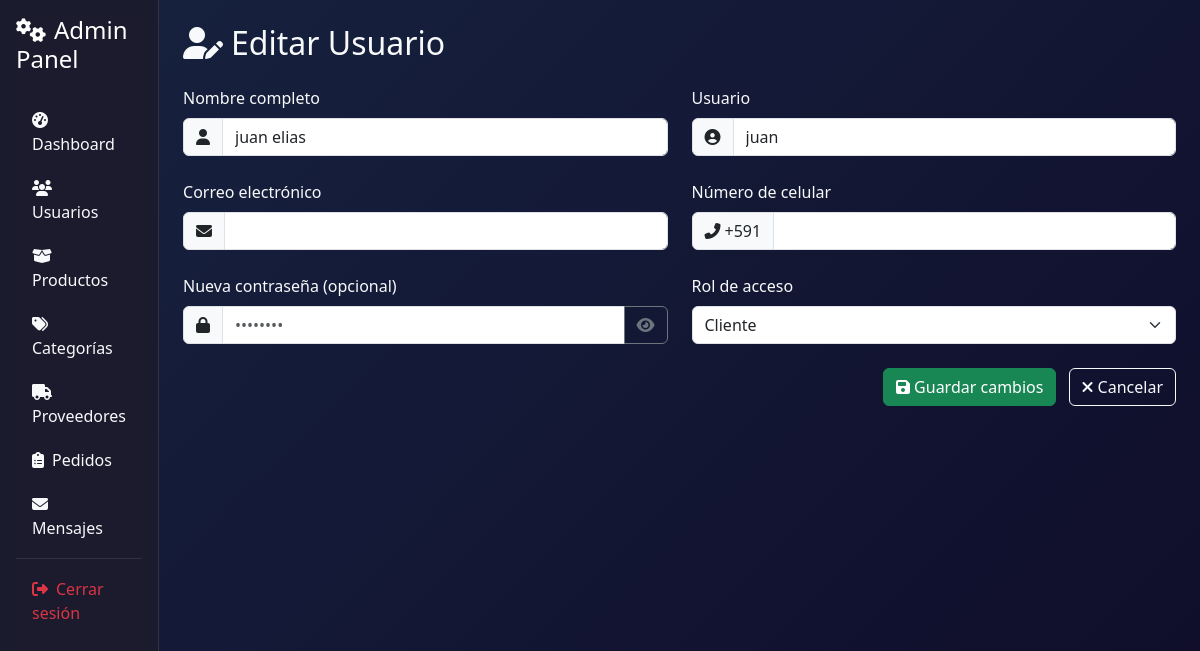
The page /admin/usuarios/editar/2 (signed in) on the database as committed earlier.
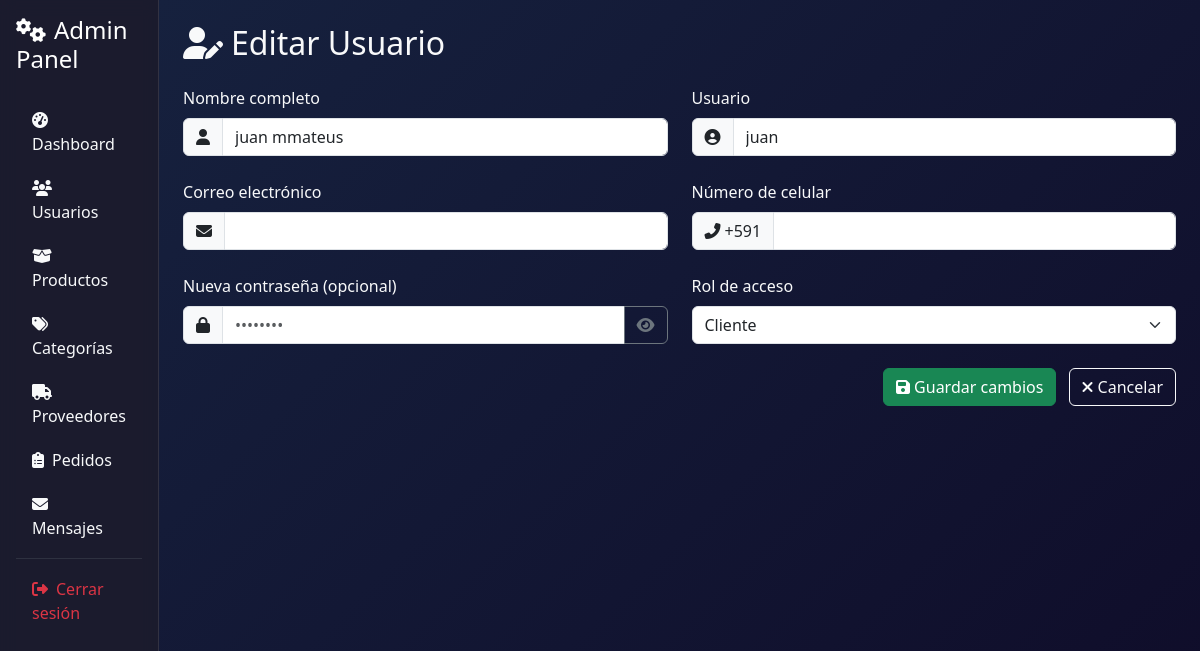
The same page on the database as committed later.
### models/usuario.py (models this page shows, shortened)
class Usuario(db.Model):
    __tablename__ = 'usuarios'
    id = db.Column(db.Integer, primary_key=True)
    nombre = db.Column(db.String(100), nullable=False)
    username = db.Column(db.String(80), unique=True, nullable=False)
    password = db.Column(db.String(200), nullable=False)
    rol = db.Column(db.String(20), nullable=False)
    correo = db.Column(db.String(120))
    celular = db.Column(db.String(20))

### controllers/admin_controller.py (the view)
@admin_bp.route('/usuarios/editar/<int:id>')
def editar_usuario(id):
    if session.get('rol') != 'admin':
        flash('Acceso denegado.', 'danger')
        return redirect(url_for('usuario.login'))
    usuario = Usuario.query.get(id)
    if not usuario:
        flash('Usuario no encontrado.', 'danger')
        return redirect(url_for('admin.lista_usuarios'))
    return render_template('admin/usuarios/editar.html', usuario=usuario)

### app.py (called while the page is built)
@app.context_processor
def inject_active_path():
    def is_active(path):
        return 'active' if request.path == path else ''
    return dict(is_active=is_active)

@app.context_processor
def cantidad_carrito():
    def contar_productos():
        if session.get('rol') == 'cliente' and session.get('id'):
            items = Carrito.query.filter_by(usuario_id=session['id']).all()
            return len(items)
        return 0
    return dict(cantidad_en_carrito=contar_productos())

### templates/admin/usuarios/editar.html (shortened to what this page needs)
{% extends 'base_admin.html' %}
{% block content %}
<h2 class="mb-4"><i class="fas fa-user-edit me-2"></i>Editar Usuario</h2>
<form action="{{ url_for('admin.actualizar_usuario', id=usuario.id) }}" method="POST" class="row g-4 needs-validation" novalidate>
  <div class="col-md-6">
    <label for="nombre" class="form-label">Nombre completo</label>
    <div class="input-group">
      <span class="input-group-text"><i class="fas fa-user"></i></span>
      <input type="text" class="form-control" id="nombre" name="nombre" value="{{ usuario.nombre }}" required>
    </div>
  </div>
  <div class="col-md-6">
    <label for="username" class="form-label">Usuario</label>
    <div class="input-group">
      <span class="input-group-text"><i class="fas fa-user-circle"></i></span>
      <input type="text" class="form-control" id="username" name="username" value="{{ usuario.username }}" required>
    </div>
  </div>
  <div class="col-md-6">
    <label for="correo" class="form-label">Correo electrónico</label>
    <div class="input-group">
      <span class="input-group-text"><i class="fas fa-envelope"></i></span>
      <input type="email" class="form-control" id="correo" name="correo" value="{{ usuario.correo or '' }}">
    </div>
  </div>
  <div class="col-md-6">
    <label for="celular" class="form-label">Número de celular</label>
    <div class="input-group">
      <span class="input-group-text"><i class="fas fa-phone-alt me-1"></i>+591</span>
      <input type="text" class="form-control" id="celular" name="celular"
             value="{{ usuario.celular[3:] if usuario.celular and usuario.celular.startswith('591') else usuario.celular or '' }}">
    </div>
  </div>
  <div class="col-md-6">
    <label for="password" class="form-label">Nueva contraseña (opcional)</label>
    <div class="input-group">
      <span class="input-group-text"><i class="fas fa-lock"></i></span>
      <input type="password" class="form-control" id="password" name="password" placeholder="••••••••">
      <button type="button" class="btn btn-outline-secondary" onclick="togglePassword()" title="Mostrar/ocultar">
        <i class="fas fa-eye" id="toggleIcon"></i>
      </button>
    </div>
  </div>
  <div class="col-md-6">
    <label for="rol" class="form-label">Rol de acceso</label>
    <select class="form-select" name="rol" id="rol">
      <option value="cliente" {% if usuario.rol == 'cliente' %}selected{% endif %}>Cliente</option>
    </select>
  </div>
  <div class="col-12 text-end">
    <button class="btn btn-success btn-glow me-2" type="submit">
      <i class="fas fa-save me-1"></i>Guardar cambios
    </button>
    <a href="{{ url_for('admin.lista_usuarios') }}" class="btn btn-outline-light">
      <i class="fas fa-times me-1"></i>Cancelar
    </a>
  </div>
</form>
{% endblock %}

Rows that differ between the two databases and show on the page:
changed Usuario "juan": nombre "juan elias" → "juan mmateus"
